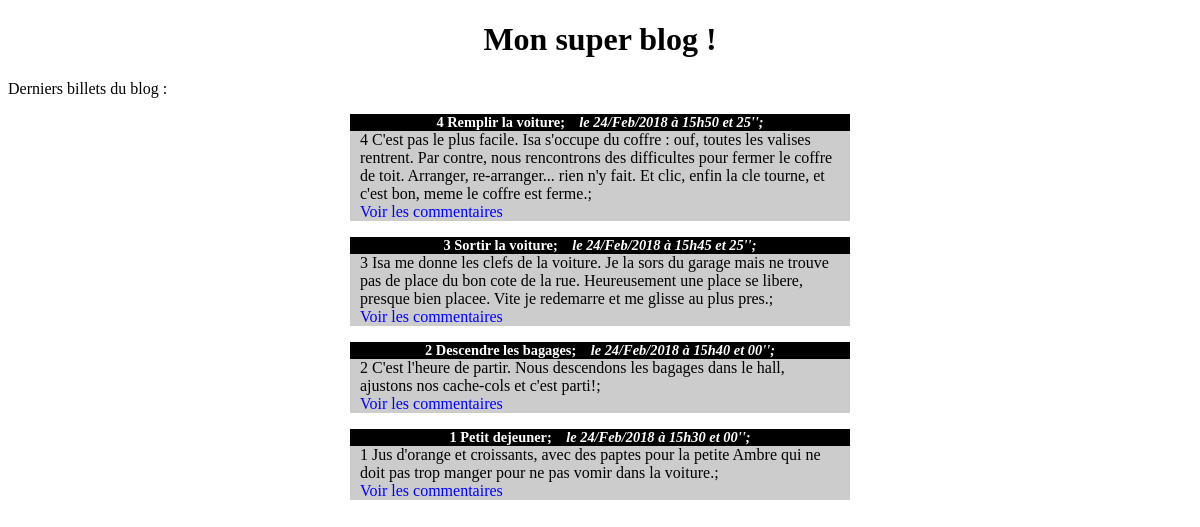
The app's page /miniblog/index.php with its own data.
### tables this page shows
CREATE TABLE `blog_billets` (
  `id` int(11) NOT NULL,
  `titre` varchar(255) NOT NULL,
  `contenu` text NOT NULL,
  `date_creation` datetime NOT NULL DEFAULT CURRENT_TIMESTAMP,
  `auteur` varchar(255) NOT NULL
);

### miniblog/index.php (the view, shortened to what this page needs)
<!DOCTYPE html>
<html>
<head>
	<link rel="stylesheet" type="text/css" href="blog.css">
</head>
<body>
	<h1>Mon super blog !</h1>
	<p>Derniers billets du blog :</p>
	<?php
	try
	{
		$bdd = new PDO('mysql:host=localhost;dbname=test;charset=utf8', 'root', 'toto',
			array(PDO::ATTR_ERRMODE => PDO::ERRMODE_EXCEPTION));
	}
	catch (Exception $e)
	{
		die('Erreur : ' . $e->getMessage());
	}
	$reponse = $bdd->query('SELECT id, titre, contenu, DATE_FORMAT(date_creation, "%d/%b/%Y à %Hh%i et %s\'\'")  AS date FROM blog_billets ORDER BY date_creation DESC LIMIT 0, 5');
	while ($donnees = $reponse->fetch())
	{
	?>
	<div class="news">
		<h3><?php echo htmlspecialchars($donnees['titre']); ?>;
		<i>&nbsp;&nbsp;&nbsp;le
		<?php echo htmlspecialchars($donnees['date']); ?>;
		</i></h3>
		<p>
		<?php echo nl2br(htmlspecialchars($donnees['contenu'])); ?>;
		<br />
		<a href="blog_commentaires.php?news=<?php echo $donnees['id']; ?>">Voir les commentaires</a>
		</p></div>
	<?php
	}
	?>
</body>
</html>

### miniblog/blog.css (style rules this page uses)
h1, h3 { text-align:center; }
h3 { background-color:black; color:white; font-size:0.9em; margin-bottom:0px; }
.news p { background-color:#CCCCCC; margin-top:0px; padding-left: 10px; padding-right: 10px; }
.news { width:70%; max-width: 500px; margin:auto; }
a { text-decoration: none; color: blue; }

### records on screen
blog_billets: titre "4 Remplir la voiture", date "24/Feb/2018 à 15h50 et 25''", contenu "4 C'est pas le plus facile. Isa s'occupe du coffre : ouf, toutes les valises rentrent. Par contre, nous rencontrons des difficultes pour fermer le coffre de toit. Arranger, re-arranger... rien n'y fait. Et clic, enfin la cle tourne, et c'est bon, meme le coffre est ferme."
blog_billets: titre "3 Sortir la voiture", date "24/Feb/2018 à 15h45 et 25''", contenu "3 Isa me donne les clefs de la voiture. Je la sors du garage mais ne trouve pas de place du bon cote de la rue. Heureusement une place se libere, presque bien placee. Vite je redemarre et me glisse au plus pres."
blog_billets: titre "2 Descendre les bagages", date "24/Feb/2018 à 15h40 et 00''", contenu "2 C'est l'heure de partir. Nous descendons les bagages dans le hall, ajustons nos cache-cols et c'est parti!"
blog_billets: titre "1 Petit dejeuner", date "24/Feb/2018 à 15h30 et 00''", contenu "1 Jus d'orange et croissants, avec des paptes pour la petite Ambre qui ne doit pas trop manger pour ne pas vomir dans la voiture."
